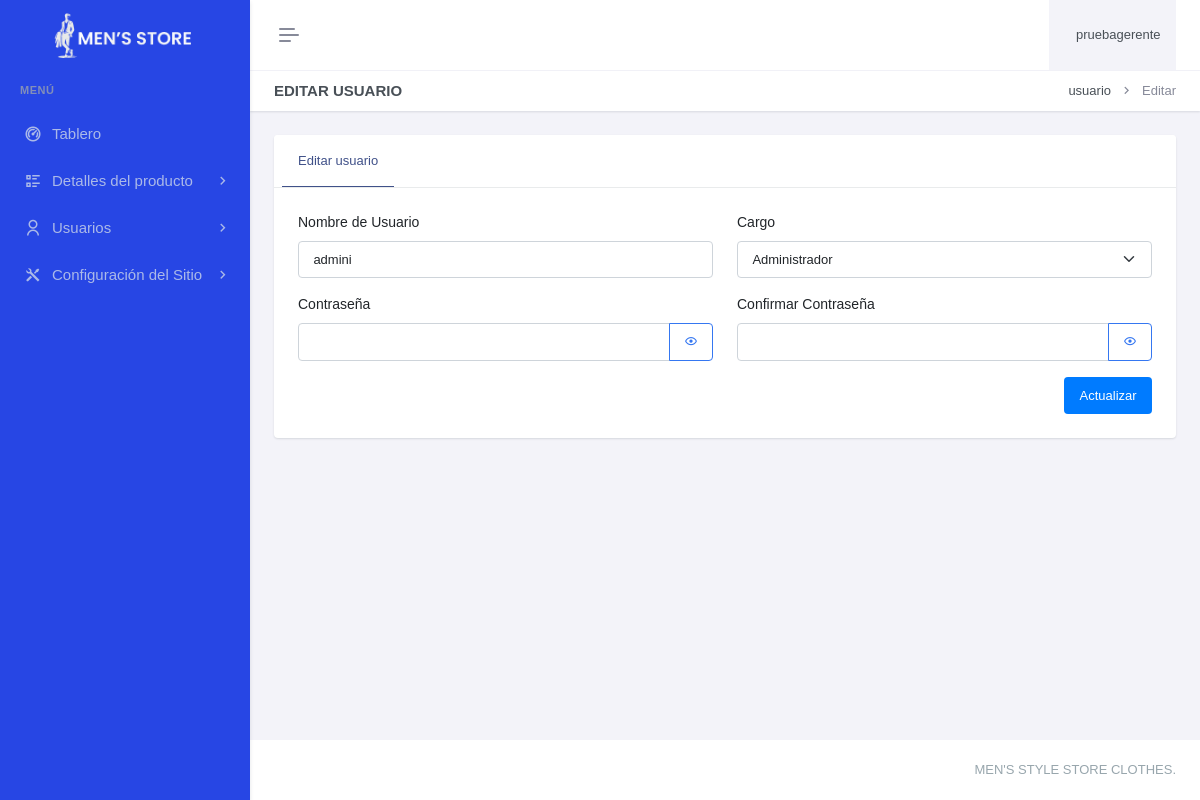
/paneladministrador/usuarios/editarusuario.php?id=3 (signed in), run on an earlier commit of the app's database.
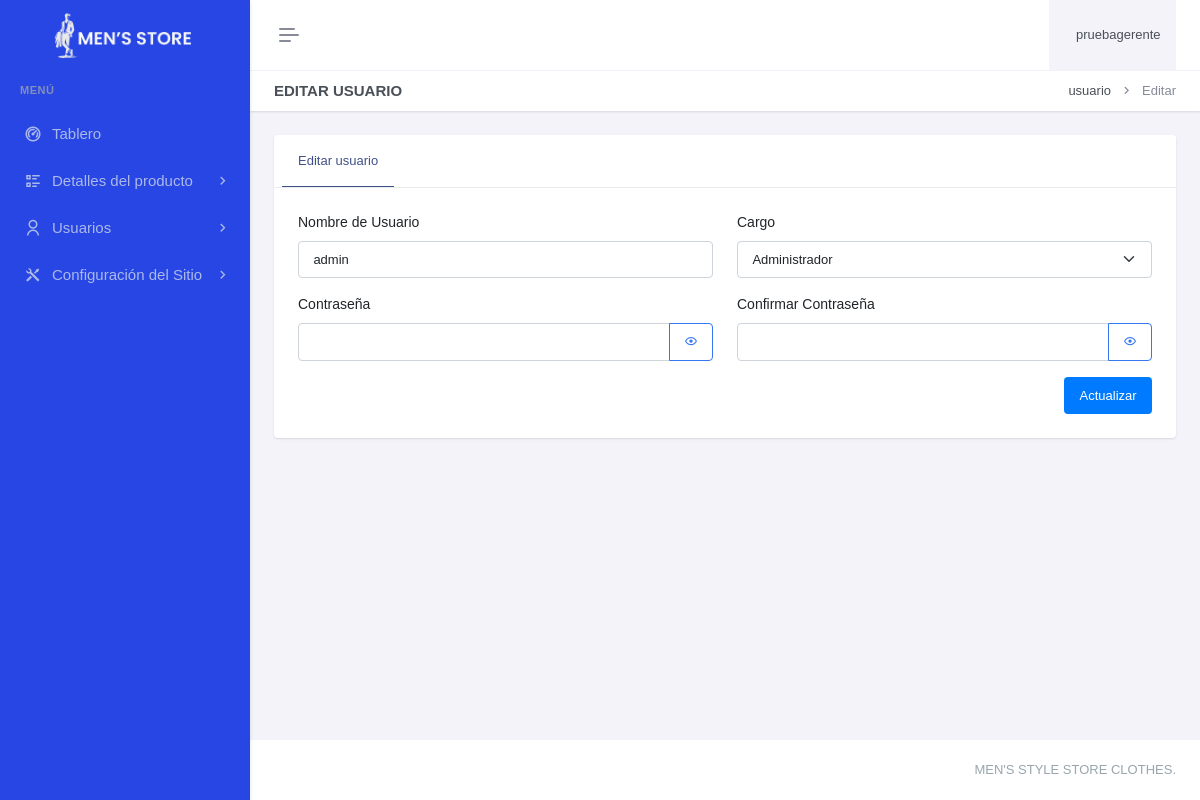
And on a later commit of the database.
### tables this page shows
CREATE TABLE `usuario` (
  `admId` int(11) NOT NULL,
  `admUser` varchar(100) DEFAULT NULL,
  `admPass` varchar(60) DEFAULT NULL,
  `admFechaRegis` datetime DEFAULT current_timestamp() ON UPDATE current_timestamp(),
  `carId` int(11) NOT NULL
);

### paneladministrador/usuarios/editarusuario.php (the view, shortened to what the changed rows need)
<?php include "../header.php";
include "../sidebar.php";
$id = isset($_GET['id']) ? intval($_GET['id']) : 0;
if ($_SERVER['REQUEST_METHOD'] == 'POST') {
    $username = trim($_POST['username']);
    $password = trim($_POST['password']);
    $confirm_password = trim($_POST['confirm_password']);
    $carId = mysqli_real_escape_string($con, $_POST['carId']);
    if (empty($username) || empty($password) || empty($confirm_password)) {
        $error = 'Todos los campos son obligatorios.';
    } elseif (strlen($password) < 8) {
        $error = 'La contraseña debe tener al menos 8 caracteres.';
    } elseif ($password !== $confirm_password) {
        $error = 'Las contraseñas no coinciden.';
    } else {
        $query = "SELECT * FROM usuario WHERE admUser = ? AND admId != ?";
        $stmt = $con->prepare($query);
        $stmt->bind_param('si', $username, $id);
        $stmt->execute();
        $result = $stmt->get_result();
        if ($result->num_rows > 0) {
            $error = 'El nombre de usuario ya está en uso.';
        } else {
            $hashed_password = password_hash($password, PASSWORD_DEFAULT);
            $query = "UPDATE usuario SET admUser = ?, admPass = ?, carId = ? WHERE admId = ?";
            $stmt = $con->prepare($query);
            $stmt->bind_param('ssii', $username, $hashed_password, $carId, $id);
            if ($stmt->execute()) {
                $success = 'Usuario actualizado correctamente.';
            } else {
                $error = 'Error al actualizar el usuario.';
            }
        }
    }
} else {
    $query = "SELECT * FROM usuario WHERE admId = ?";
    $stmt = $con->prepare($query);
    $stmt->bind_param('i', $id);
    $stmt->execute();
    $result = $stmt->get_result();
    $admin = $result->fetch_assoc();
    $username = $admin['admUser'];
}
?>
<div class="main-content">
    <div class="page-content">
        <div class="container-fluid">
            <div class="row">
                <div class="col-xxl-9">
                    <div class="card mt-xxl-n5">
                        <div class="card-body p-4">
                            <div class="tab-content">
                                <div class="tab-pane active" id="personalDetails" role="tabpanel">
                                    <form method="POST" action="">
                                        <div class="row">
                                            <div class="col-lg-6">
                                                <div class="mb-3">
                                                    <label for="username" class="form-label">Nombre de Usuario</label>
                                                    <input type="text" class="form-control" id="username" name="username" value="<?php echo htmlspecialchars($username); ?>" required>
                                                </div>
                                            </div>
                                        </div>
                                    </form>
                                </div>
                            </div>
                        </div>
                    </div>
                </div>
            </div>
        </div>
    </div>
</div>
<?php include "../footer.php"; ?>

What changed in the data, as far as the page shows it:
changed usuario: username "admini" → "admin"
